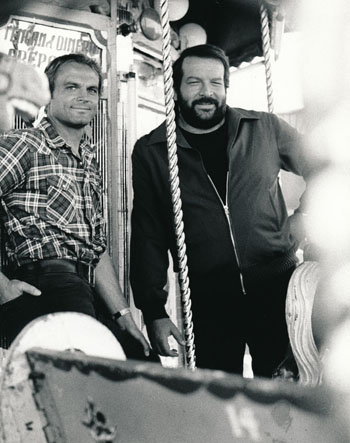
#> input picture budTerence_set2.jpg, 350 x 443 px
$ python recognition.py
#> lines starting #> are read from the running program, lines starting #| are printed output that depends on the picture; long printed decimals are rounded
import cv2
import joblib

SIZE = (28, 28)

lr = joblib.load("model.pkl")
#> (reads model.pkl from the repository)

img_path = input("Img path: ")
#> the answer given: budTerence_set2.jpg
im = cv2.imread(img_path, cv2.IMREAD_GRAYSCALE)
#> im: shape (443, 350); min 0, max 255, mean 125.3
img = cv2.resize(im, SIZE)
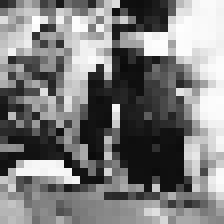
#> img: shape (28, 28) (shown 8 times larger); min 11, max 255, mean 125
x = img.flatten().astype(float)
#> x = 784 values, max 255 at index 60, min 11 at index 239, mean 125
x /= 255.0
#> x = 784 values, max 1 at index 60, min 0.0431 at index 239, mean 0.49
x = 1.0 - x
#> x = 784 values, max 0.957 at index 239, min 0 at index 60, mean 0.51
x = x.reshape(1, x.shape[0])

predict = lr.predict(x)
#> predict = [0]
proba = lr.predict_proba(x)
#> proba = [[0.992, 0.00815]]

print(predict[0])
#| 0.0
print(proba[0])
#| [0.9919 0.008148]
